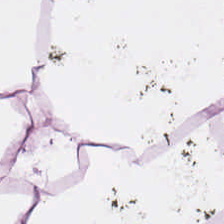
#> input picture Feature_extraction/example.tif, 224 x 224 px
$ python -i opencv_utils.py   (imports and definitions only)   (older library calls are emulated)
#> lines starting #> are read from the running program, lines starting #| are printed output that depends on the picture; after the words box and inside, x2 and y2 are one past the last pixel; in counts of white or black regions, pixels touching at a corner belong together
# @Time    : 2019.10.15
# @Author  : Bohrium.Kwong
# @Licence : bio-totem


import cv2
import numpy as np


# Based on opencv-python==4.1.0.25
class OpenCV:
    def __init__(self, im):
        self._im = im

    def gray_binary(self, thresh=230, show=False):
        """
        convert image to binary image after gray scale
        :param thresh: binary image threshold
        :param show: show the binary dynamically
        :return:
        """
#> called with thresh = 230, show = False
        if len(self._im.shape) > 2:
            gray = cv2.cvtColor(self._im, cv2.COLOR_RGB2GRAY)
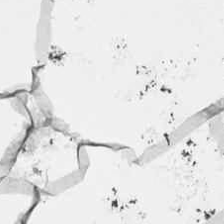
#> gray: shape (224, 224); min 44, max 255, mean 229.3
        else:
            gray = np.uint8(self._im)
        blurred = cv2.GaussianBlur(gray, (5, 5), 0)

        binary = cv2.threshold(blurred, thresh, 255, cv2.THRESH_BINARY_INV)[1]
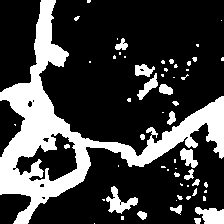
#> binary: shape (224, 224); 25% white; 58 white regions (38 under 20 px)

        # binary = cv2.threshold(blurred, thresh, 255,cv2.THRESH_BINARY_INV |  cv2.THRESH_OTSU)[1]

        def binary_theshold(threshold):
            self.binary = cv2.threshold(blurred, threshold, 255, cv2.THRESH_BINARY_INV)[1]
            cv2.imshow("binary image", self.binary)

        if show:
            self.window_name = "binary image"
            cv2.namedWindow(self.window_name, 0)
            cv2.resizeWindow(self.window_name, 640, 480)
            cv2.createTrackbar("binary threshold", self.window_name, 100, 255, binary_theshold)
            binary_theshold(100)
            if cv2.waitKey(0) == 27:
                cv2.destroyAllWindows()

        return binary

    # [39 lines left out: function erode_dilate, not called in this run]

    def find_contours(self, is_binary=False, is_erode_dilate=False, mode=3):
        """
        get the points of contours
        :param morphology: output of self.erode_dilate
        :return:
        """
        if is_binary:
            morphology = np.uint8(self._im)
        else:
            morphology = self.gray_binary(thresh=230, show=False)
        if is_erode_dilate:
            morphology = self.erode_dilate(morphology, erode_iter=0, dilate_iter=3, show=False)
        morphology = cv2.copyMakeBorder(morphology, 0, 0, 0, 0, cv2.BORDER_CONSTANT, value=0)

        # 这里传参要设置成int类型
        # https://docs.opencv.org/4.1.0/d3/dc0/group__imgproc__shape.html#gadf1ad6a0b82947fa1fe3c3d497f260e0
        # https://docs.opencv.org/4.1.0/d3/dc0/group__imgproc__shape.html#ga819779b9857cc2f8601e6526a3a5bc71
        if not isinstance(mode, int):
            mode_dic = {'RETR_EXTERNAL': 0, 'RETR_LIST': 1, 'RETR_CCOMP': 2, 'RETR_TREE': 3, 'RETR_FLOODFILL': 4}
            mode = mode_dic[mode]
        # 本来指定使用版本是4.x，但考虑到很多人用的依旧是3.X,所以针对findContours的用法对两个版本都做了兼容处理.By Kwong 20190730
        if cv2.__version__[0] == '4':
            cnts, _ = cv2.findContours(morphology.copy(), mode=mode, method=cv2.CHAIN_APPROX_SIMPLE)
#> cnts = 68 contours, 51 with area under 20; largest, box (x1, y1, x2, y2) and area: (0, 0, 224, 224) 11238, (15, 132, 78, 182) 1602, (106, 186, 138, 214) 316, (195, 207, 224, 224) 312, (180, 148, 198, 168) 174
        else:
            _, cnts, _ = cv2.findContours(morphology.copy(), mode=mode, method=cv2.CHAIN_APPROX_SIMPLE)
        return cnts

    # [55 lines left out: functions draw_contours, extract_contours, resize, not called in this run]

>>> import cv2
>>> picture = cv2.cvtColor(cv2.imread('../example.tif'), cv2.COLOR_BGR2RGB)
>>> result = OpenCV(picture).find_contours()
#> result has the same summary as cnts in find_contours
